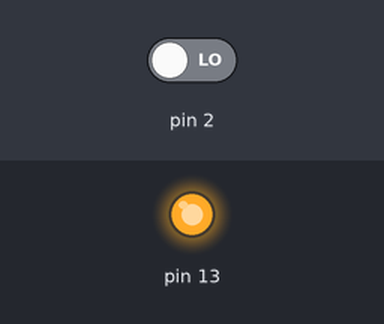
Recording of a sketch running on a simulated Arduino Uno, built with avr-gcc and run on an emulated ATmega328P. Shown: output pins drawn as LEDs (lit = HIGH). The inputs (shaded band) are chosen by the test bench; at power-on: pin 2 LOW.

Above: at 0.1 s.
Timing chart, 0 to 1.6 s (numbered marks = the images above):
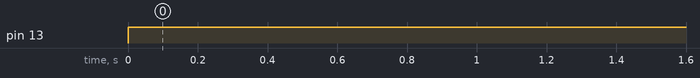

Measured:
- by itself, pin 13: LOW → HIGH at 0.00 s

The sketch:

but.ino
```cpp
void setup() {

pinMode(13,OUTPUT);
pinMode(2,INPUT);


}

void loop() {
  //boolean
boolean bas =false;

bas=digitalRead(2);
if (bas ==true) {

  digitalWrite(13,HIGH);

}else {
  digitalWrite(13,HIGH);
  }
}
```
